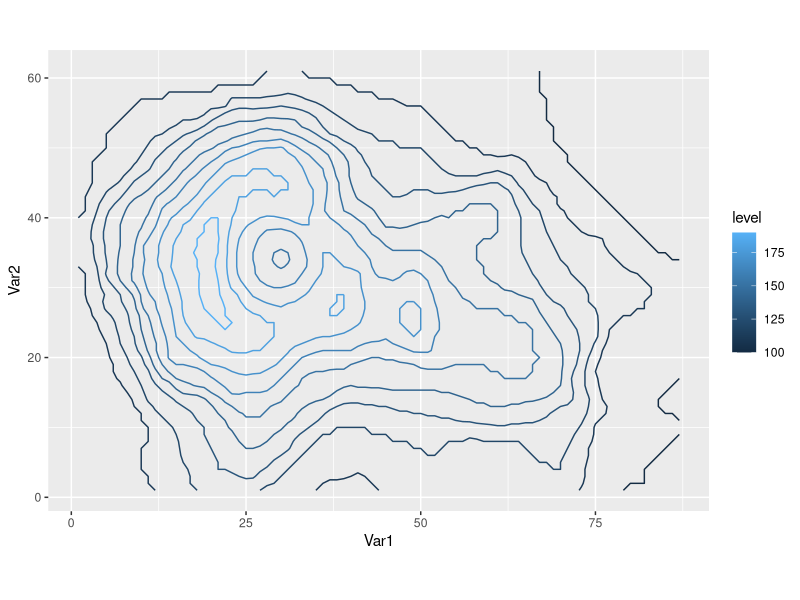
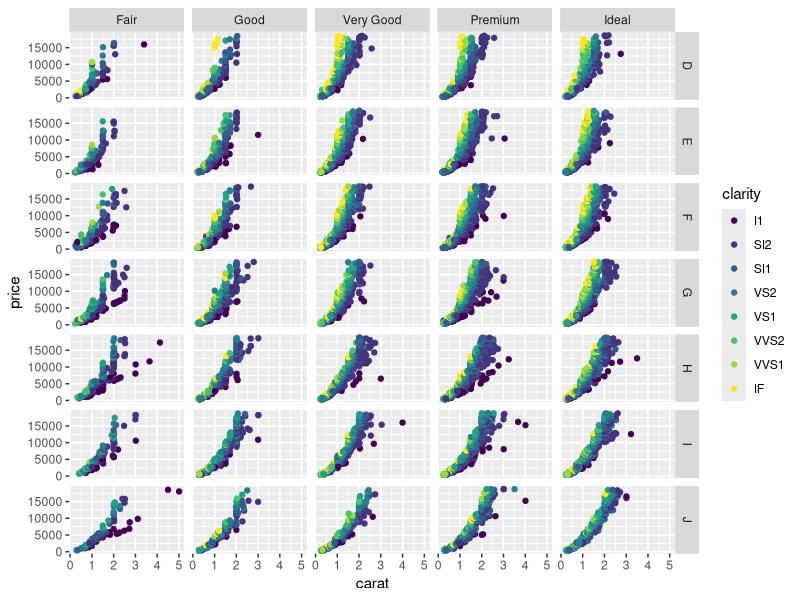
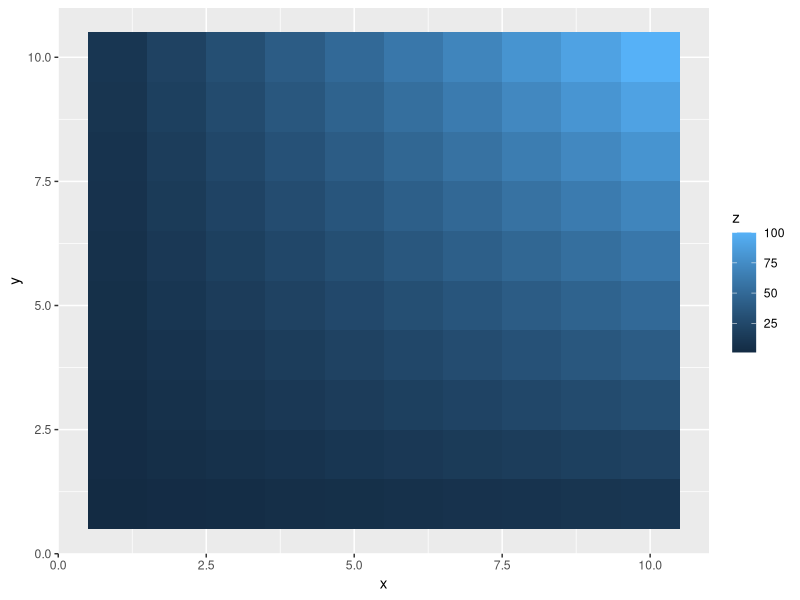
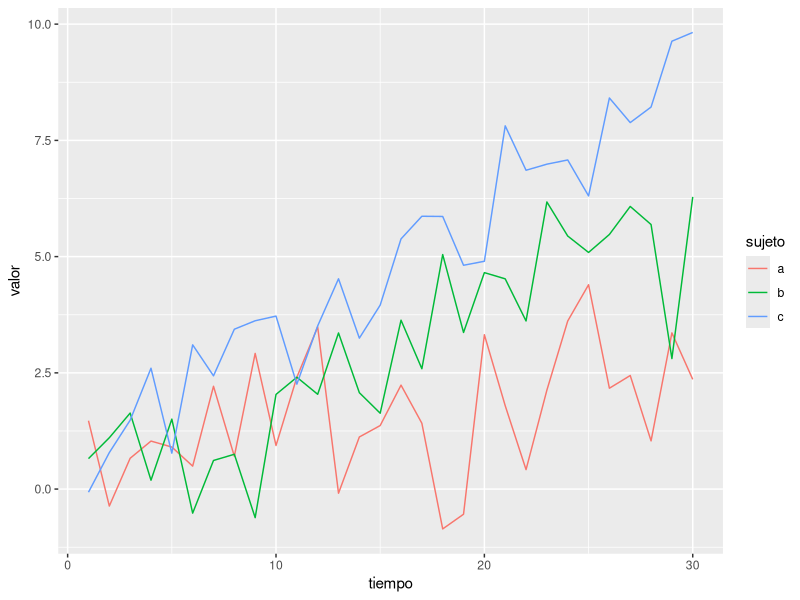

These figures' R source, in order:
## ---- chunk 1
library(ggplot2)
ggplot(reshape2::melt(volcano), aes(Var1, Var2)) +
   geom_contour(aes(z = value, color = ..level..)) +
   coord_equal()
## ---- chunk 2
ggplot(diamonds, aes(carat, price)) +
   geom_point(aes(color = clarity)) +
   facet_grid(color ~ cut)
## ---- chunk 3
df <- expand.grid(x = 1:10, y = 1:10)
df$z <- with(df, x*y)
ggplot(df, aes(x, y)) +
   geom_tile(aes(fill = z))
## ---- chunk 4
library(ggplot2)
df <- expand.grid(tiempo = 1:30, sujeto = factor(letters[1:3]))
set.seed(42)
df$valor <- with(df, tiempo*0.1*as.numeric(sujeto) + rnorm(nrow(df)))
ggplot(df, aes(tiempo, valor, color = sujeto)) +
   geom_line()
## ---- chunk 5
dput(cars)
